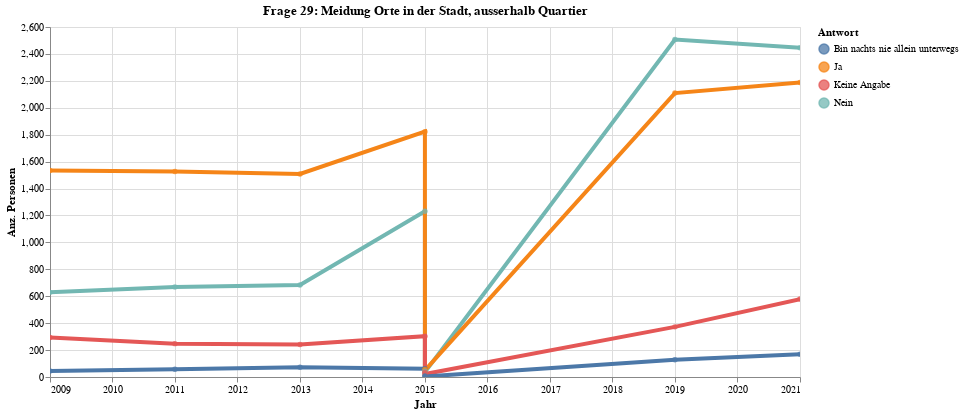

The cell this chart's notebook holds for it:
### Code cell
myTitle="Frage 29: Meidung Orte in der Stadt, ausserhalb Quartier"

highlight = alt.selection(type='single', on='mouseover',
                          fields=['A4003aa01'], nearest=True)
#x='date:StichtagDatJahr',
base = alt.Chart(myAgg.reset_index().query('sum_sgewicht>0'), title=myTitle).encode(
    x=alt.X('Jahr', axis=alt.Axis(title='Jahr'))# , axis=alt.Axis(format='%', title='percentage')
    , y=alt.X('sum_sgewicht', axis=alt.Axis(title='Anz. Personen'))
    , color=alt.Color('A4003aa01', legend=alt.Legend(title="Antwort", orient="right"))  
    ,tooltip=['Jahr', 'A4003aa01','sum_sgewicht']    
)
points = base.mark_circle().encode(
    opacity=alt.value(0.75)
).add_selection(
    highlight
).properties(
    width=750 , height=350
)
lines = base.mark_line().encode(
    size=alt.condition(~highlight, alt.value(0.5), alt.value(4))
).interactive()

lines + points

### Figure 1 — Vega-Lite specification as saved in the notebook (floating-point values rounded to 4 significant figures)
{"config": {"view": {"continuousWidth": 400, "continuousHeight": 300}}, "layer": [{"mark": "line", "encoding": {"color": {"type": "nominal", "field": "A4003aa01", "legend": {"orient": "right", "title": "Antwort"}}, "size": {"condition": {"value": 0.5, "selection": {"not": "selector003"}}, "value": 4}, "tooltip": [{"type": "temporal", "field": "Jahr"}, {"type": "nominal", "field": "A4003aa01"}, {"type": "quantitative", "field": "sum_sgewicht"}], "x": {"type": "temporal", "axis": {"title": "Jahr"}, "field": "Jahr"}, "y": {"type": "quantitative", "axis": {"title": "Anz. Personen"}, "field": "sum_sgewicht"}}, "selection": {"selector004": {"type": "interval", "bind": "scales", "encodings": ["x", "y"]}}, "title": "Frage 29: Meidung Orte in der Stadt, ausserhalb Quartier"}, {"mark": "circle", "encoding": {"color": {"type": "nominal", "field": "A4003aa01", "legend": {"orient": "right", "title": "Antwort"}}, "opacity": {"value": 0.75}, "tooltip": [{"type": "temporal", "field": "Jahr"}, {"type": "nominal", "field": "A4003aa01"}, {"type": "quantitative", "field": "sum_sgewicht"}], "x": {"type": "temporal", "axis": {"title": "Jahr"}, "field": "Jahr"}, "y": {"type": "quantitative", "axis": {"title": "Anz. Personen"}, "field": "sum_sgewicht"}}, "height": 350, "selection": {"selector003": {"type": "single", "on": "mouseover", "fields": ["A4003aa01"], "nearest": true}}, "title": "Frage 29: Meidung Orte in der Stadt, ausserhalb Quartier", "width": 750}], "data": {"name": "data-bed793cb498154d083b589cb7fd51310"}, "$schema": "https://vega.github.io/schema/vega-lite/v4.8.1.json", "datasets": {"data-bed793cb498154d083b589cb7fd51310": [{"Jahr": "2019-01-01T00:00:00", "A4003aa01": "Nein", "fbversion": "Keine Angabe", "sum_sgewicht": 2507.0}, {"Jahr": "2021-01-01T00:00:00", "A4003aa01": "Nein", "fbversion": "Keine Angabe", "sum_sgewicht": 2447.0}, {"Jahr": "2021-01-01T00:00:00", "A4003aa01": "Ja", "fbversion": "Keine Angabe", "sum_sgewicht": 2188.0}, {"Jahr": "2019-01-01T00:00:00", "A4003aa01": "Ja", "fbversion": "Keine Angabe", "sum_sgewicht": 2109.0}, {"Jahr": "2015-01-01T00:00:00", "A4003aa01": "Ja", "fbversion": "Keine Angabe", "sum_sgewicht": 1823.0}, {"Jahr": "2009-01-01T00:00:00", "A4003aa01": "Ja", "fbversion": "Keine Angabe", "sum_sgewicht": 1534.0}, {"Jahr": "2011-01-01T00:00:00", "A4003aa01": "Ja", "fbversion": "Keine Angabe", "sum_sgewicht": 1527.0}, {"Jahr": "2013-01-01T00:00:00", "A4003aa01": "Ja", "fbversion": "Keine Angabe", "sum_sgewicht": 1508.0}, {"Jahr": "2015-01-01T00:00:00", "A4003aa01": "Nein", "fbversion": "Keine Angabe", "sum_sgewicht": 1232.0}, {"Jahr": "2013-01-01T00:00:00", "A4003aa01": "Nein", "fbversion": "Keine Angabe", "sum_sgewicht": 683.0}, {"Jahr": "2011-01-01T00:00:00", "A4003aa01": "Nein", "fbversion": "Keine Angabe", "sum_sgewicht": 668.6}, {"Jahr": "2009-01-01T00:00:00", "A4003aa01": "Nein", "fbversion": "Keine Angabe", "sum_sgewicht": 628.7}, {"Jahr": "2021-01-01T00:00:00", "A4003aa01": "Keine Angabe", "fbversion": "Keine Angabe", "sum_sgewicht": 578.8}, {"Jahr": "2019-01-01T00:00:00", "A4003aa01": "Keine Angabe", "fbversion": "Keine Angabe", "sum_sgewicht": 372.4}, {"Jahr": "2015-01-01T00:00:00", "A4003aa01": "Keine Angabe", "fbversion": "Keine Angabe", "sum_sgewicht": 303.0}, {"Jahr": "2009-01-01T00:00:00", "A4003aa01": "Keine Angabe", "fbversion": "Keine Angabe", "sum_sgewicht": 292.7}, {"Jahr": "2011-01-01T00:00:00", "A4003aa01": "Keine Angabe", "fbversion": "Keine Angabe", "sum_sgewicht": 247.9}, {"Jahr": "2013-01-01T00:00:00", "A4003aa01": "Keine Angabe", "fbversion": "Keine Angabe", "sum_sgewicht": 241.7}, {"Jahr": "2021-01-01T00:00:00", "A4003aa01": "Bin nachts nie allein unterwegs", "fbversion": "Keine Angabe", "sum_sgewicht": 168.5}, {"Jahr": "2019-01-01T00:00:00", "A4003aa01": "Bin nachts nie allein unterwegs", "fbversion": "Keine Angabe", "sum_sgewicht": 128.5}, {"Jahr": "2013-01-01T00:00:00", "A4003aa01": "Bin nachts nie allein unterwegs", "fbversion": "Keine Angabe", "sum_sgewicht": 71.81}, {"Jahr": "2015-01-01T00:00:00", "A4003aa01": "Bin nachts nie allein unterwegs", "fbversion": "Keine Angabe", "sum_sgewicht": 61.12}, {"Jahr": "2011-01-01T00:00:00", "A4003aa01": "Bin nachts nie allein unterwegs", "fbversion": "Keine Angabe", "sum_sgewicht": 56.73}, {"Jahr": "2015-01-01T00:00:00", "A4003aa01": "Ja", "fbversion": "V1", "sum_sgewicht": 55.05}, {"Jahr": "2015-01-01T00:00:00", "A4003aa01": "Ja", "fbversion": "V2", "sum_sgewicht": 49.98}, {"Jahr": "2009-01-01T00:00:00", "A4003aa01": "Bin nachts nie allein unterwegs", "fbversion": "Keine Angabe", "sum_sgewicht": 45.41}, {"Jahr": "2015-01-01T00:00:00", "A4003aa01": "Nein", "fbversion": "V1", "sum_sgewicht": 43.62}, {"Jahr": "2015-01-01T00:00:00", "A4003aa01": "Nein", "fbversion": "V2", "sum_sgewicht": 36.38}, {"Jahr": "2015-01-01T00:00:00", "A4003aa01": "Keine Angabe", "fbversion": "V1", "sum_sgewicht": 35.82}, {"Jahr": "2015-01-01T00:00:00", "A4003aa01": "Keine Angabe", "fbversion": "V2", "sum_sgewicht": 21.7}, {"Jahr": "2015-01-01T00:00:00", "A4003aa01": "Bin nachts nie allein unterwegs", "fbversion": "V2", "sum_sgewicht": 7.182}, {"Jahr": "2015-01-01T00:00:00", "A4003aa01": "Bin nachts nie allein unterwegs", "fbversion": "V1", "sum_sgewicht": 3.496}]}}
